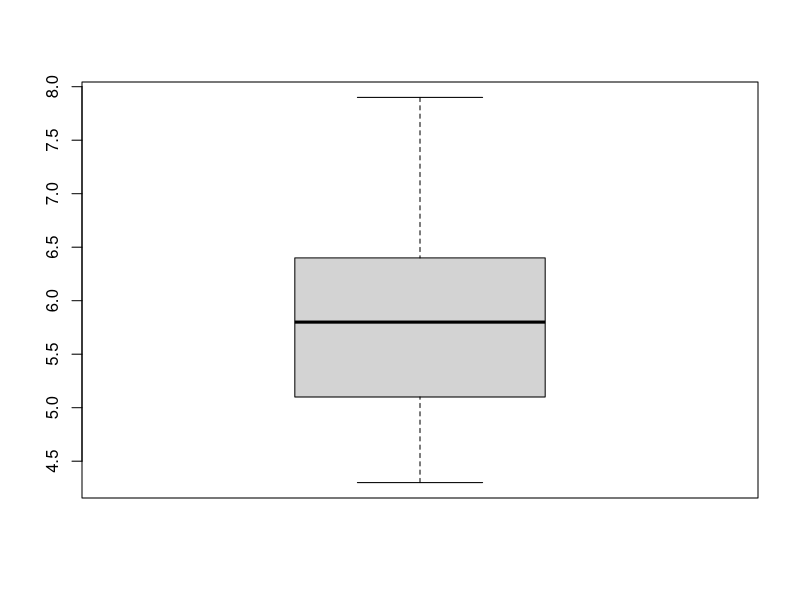
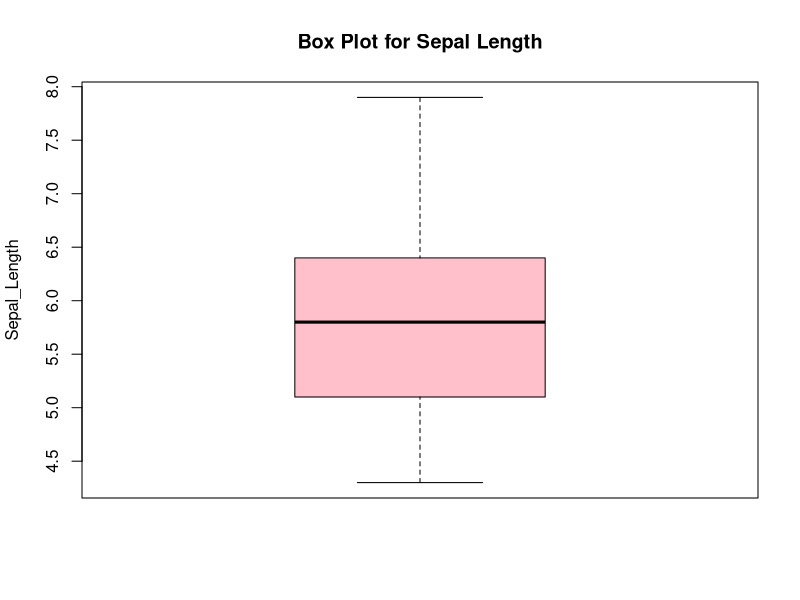
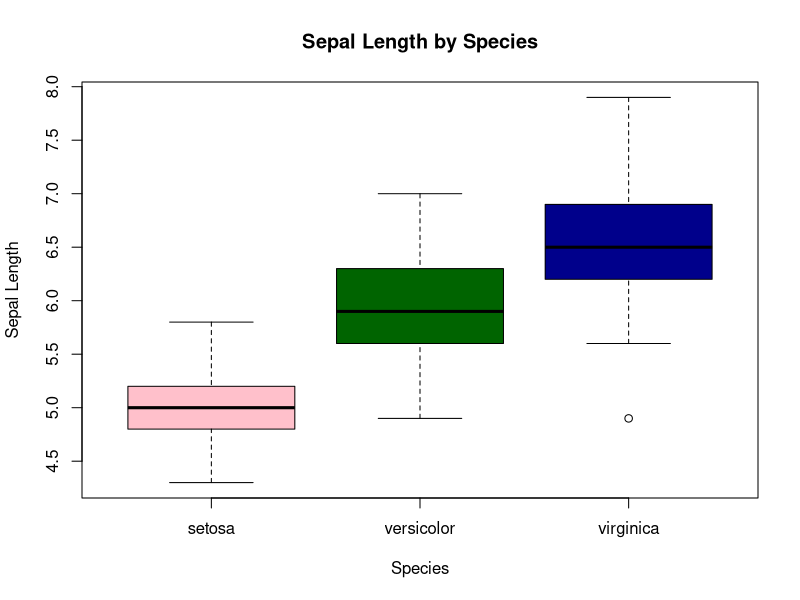
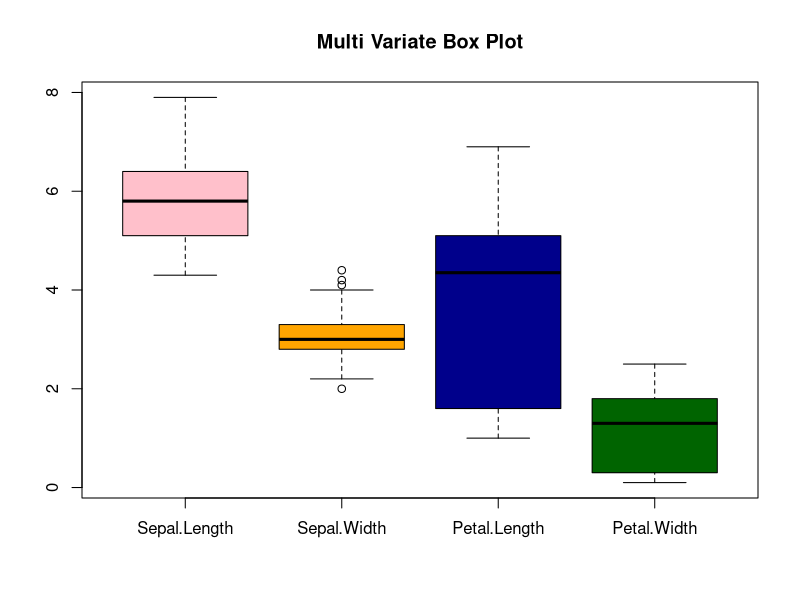
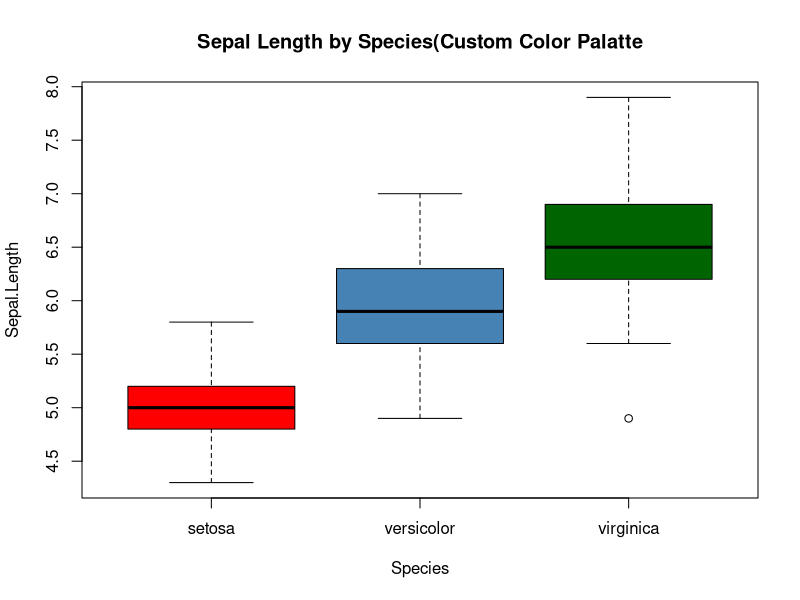
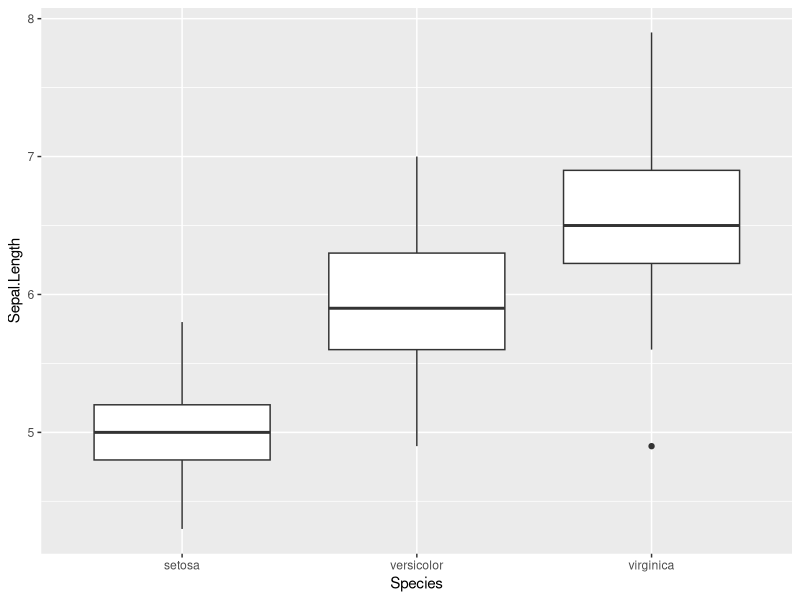
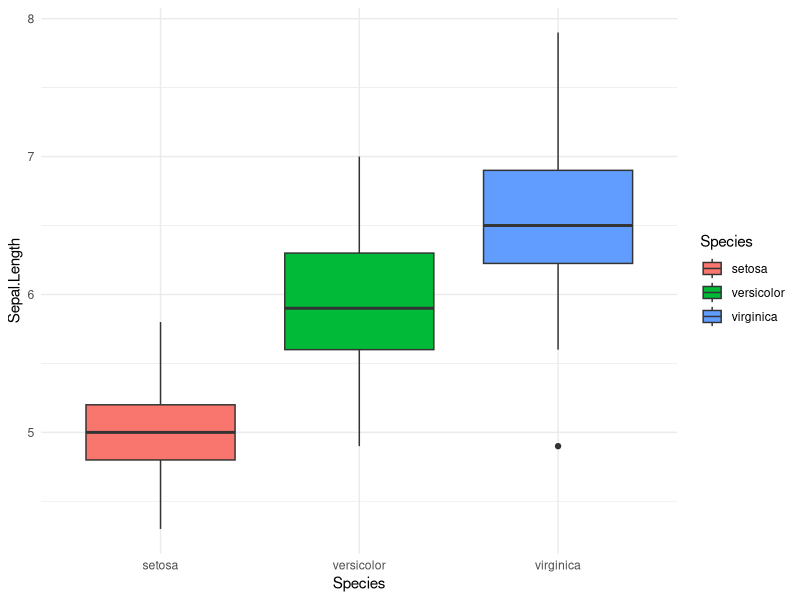
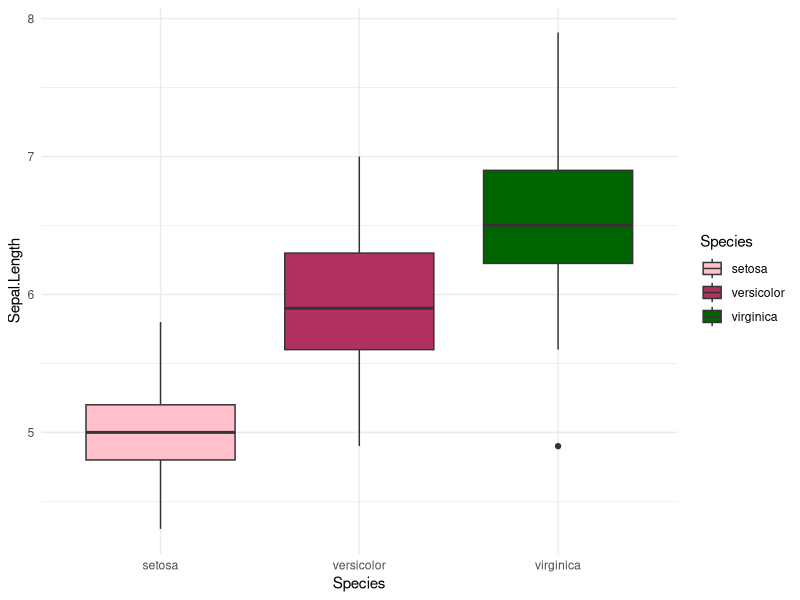

These charts were generated, in order, by the following R code:
data(iris)
str(iris)
View(iris)
class(iris)
?iris
#Basic Box Plot
boxplot(iris$Sepal.Length)

#Add Title & Labels
boxplot(iris$Sepal.Length,
        main = "Box Plot for Sepal Length",
        ylab = "Sepal_Length",
        col='pink')

#Grouped Box plot(by Species)
boxplot(Sepal.Length~Species,
        data = iris,
        main = "Sepal Length by Species",
        xlab="Species",
        ylab="Sepal Length",
        col=c('pink','darkgreen','darkblue'))

# Multi Variate Box Plot
boxplot(iris[,1:4],
        main="Multi Variate Box Plot",
        col = c('pink','orange','darkblue','darkgreen'))

#Using Custom Palette
species_colors<-c("setosa"="red",
                  "versicolor"="steelblue",
                  "virginica"="darkgreen")
boxplot(
  Sepal.Length~Species,
  data=iris,
  col=species_colors,
  main="Sepal Length by Species(Custom Color Palatte"
)

#GGPLOT

library(ggplot2)
ggplot(iris,
       aes(x=Species,y=Sepal.Length))+
  geom_boxplot()

#Colored box plot by species
ggplot(iris,aes(x=Species,y=Sepal.Length,fill=Species))+
  geom_boxplot()+
  theme_minimal()

#Using Manual Color Palettes
ggplot(iris,aes(x=Species,y=Sepal.Length,fill=Species))+
  geom_boxplot()+
  scale_fill_manual(
    values=c(
      "setosa"="pink",
      "versicolor"="maroon",
      "virginica"="darkgreen"
    )
  )+
  theme_minimal()
